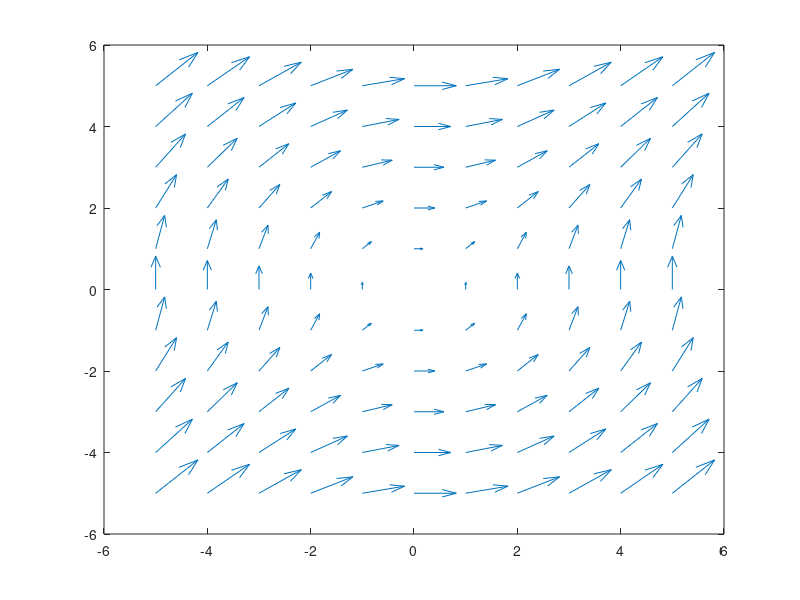

MATLAB code to generate this figure: (Note: this script raises an error after producing the figure.)
[x,y]=meshgrid(-5:5,-5:5);
z_x=log(1+y.^2);
z_y=log(1+x.^2);
figure()
quiver(x,y,z_x,z_y)
hold on
xline(0)
yline(0)
title('Campo vectorial de F(x,y)=\langle ln(1+y^{2}),ln(1+x^{2}) \rangle')
xlim([-5 5])
ylim([-5 5])
grid on
set(gca,'fontsize',16)